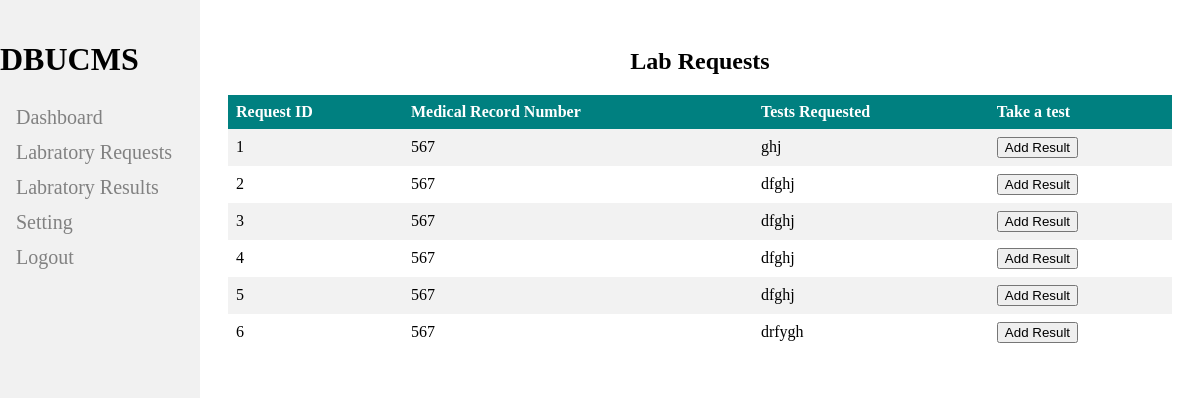
The app's page /laboratory/laboratory_request.php (signed in) with its own data.
### tables this page shows
CREATE TABLE `lab_request` (
  `request_id` int(50) NOT NULL,
  `mrn` int(11) NOT NULL,
  `tests_requested` varchar(11) NOT NULL
);

### laboratory/laboratory_request.php (the view, shortened to what this page needs)
<?php
$conn = mysqli_connect("localhost", "root", "", "dbucms_db");
$query = "SELECT * FROM lab_request";
$result = mysqli_query($conn, $query);
?>
<html>
<head>
</head>
<body>
<div class="container">
    <center>
    <h2>Lab Requests</h2>
    </center>
    <table>
        <tr>
            <th>Request ID</th>
            <th>Medical Record Number</th>
            <th>Tests Requested</th>
            <th>Take a test</th>
        </tr>
        <?php while ($row = mysqli_fetch_assoc($result)) { ?>
        <tr>
            <td><?php echo $row['request_id']; ?></td>
            <td><?php echo $row['mrn']; ?></td>
            <td><?php echo $row['tests_requested']; ?></td>
            <td><button onclick="location.href='add_laboratory_result.php?request_id=<?php echo $row['request_id']; ?>'">Add Result</button></td>
        </tr>
        <?php } ?>
    </table>
    </div>
<?php include 'sidebar.php'; ?>
</body>
</html>

### laboratory/laboratory_request.php (style rules this page uses)
table { border-collapse: collapse; width: 100%; }
th, td { text-align: left; padding: 8px; }
th { background-color: #008080; color: white; }
tr:nth-child(even) { background-color: #f2f2f2; }
.container { margin-left: 200px; padding: 20px; }
.container::after { content: ""; display: table; clear: both; }

### records on screen
lab_request: request_id "1", mrn "567", tests_requested "ghj"
lab_request: request_id "2", mrn "567", tests_requested "dfghj"
lab_request: request_id "3", mrn "567", tests_requested "dfghj"
lab_request: request_id "4", mrn "567", tests_requested "dfghj"
lab_request: request_id "5", mrn "567", tests_requested "dfghj"
lab_request: request_id "6", mrn "567", tests_requested "drfygh"
